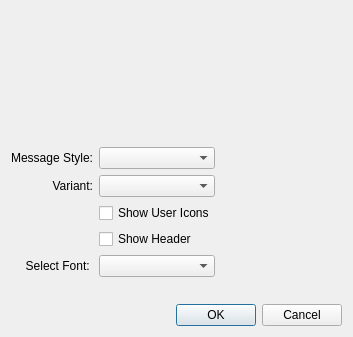
<?xml version="1.0" encoding="UTF-8"?>
<ui version="4.0">
 <class>ChatWindowConfig</class>
 <widget class="QDialog" name="ChatWindowConfig">
  <property name="geometry">
   <rect>
    <x>0</x>
    <y>0</y>
    <width>353</width>
    <height>337</height>
   </rect>
  </property>
  <property name="windowTitle">
   <string>Telepathy Chat Window Config</string>
  </property>
  <layout class="QVBoxLayout" name="verticalLayout">
   <item>
    <widget class="AdiumThemeView" name="chatView" native="true">
     <property name="minimumSize">
      <size>
       <width>0</width>
       <height>130</height>
      </size>
     </property>
    </widget>
   </item>
   <item>
    <layout class="QHBoxLayout" name="horizontalLayout">
     <item>
      <layout class="QGridLayout" name="gridLayout">
       <item row="0" column="1">
        <widget class="KComboBox" name="styleComboBox"/>
       </item>
       <item row="0" column="0">
        <widget class="QLabel" name="label_3">
         <property name="text">
          <string>Message Style:</string>
         </property>
         <property name="alignment">
          <set>Qt::AlignRight|Qt::AlignTrailing|Qt::AlignVCenter</set>
         </property>
         <property name="buddy">
          <cstring>styleComboBox</cstring>
         </property>
        </widget>
       </item>
       <item row="1" column="1">
        <widget class="KComboBox" name="variantComboBox"/>
       </item>
       <item row="1" column="0">
        <widget class="QLabel" name="label_4">
         <property name="text">
          <string>Variant:</string>
         </property>
         <property name="alignment">
          <set>Qt::AlignRight|Qt::AlignTrailing|Qt::AlignVCenter</set>
         </property>
         <property name="buddy">
          <cstring>variantComboBox</cstring>
         </property>
        </widget>
       </item>
       <item row="2" column="1">
        <widget class="QCheckBox" name="checkBox">
         <property name="text">
          <string>Show User Icons</string>
         </property>
        </widget>
       </item>
       <item row="3" column="1">
        <widget class="QCheckBox" name="showHeader">
         <property name="text">
          <string>Show Header</string>
         </property>
        </widget>
       </item>
       <item row="4" column="0">
        <widget class="QLabel" name="label">
         <property name="text">
          <string>Select Font: </string>
         </property>
         <property name="alignment">
          <set>Qt::AlignRight|Qt::AlignTrailing|Qt::AlignVCenter</set>
         </property>
        </widget>
       </item>
       <item row="4" column="1">
        <widget class="KFontComboBox" name="kfontcombobox"/>
       </item>
      </layout>
     </item>
     <item>
      <spacer name="horizontalSpacer">
       <property name="orientation">
        <enum>Qt::Horizontal</enum>
       </property>
       <property name="sizeHint" stdset="0">
        <size>
         <width>40</width>
         <height>20</height>
        </size>
       </property>
      </spacer>
     </item>
    </layout>
   </item>
   <item>
    <spacer name="verticalSpacer">
     <property name="orientation">
      <enum>Qt::Vertical</enum>
     </property>
     <property name="sizeHint" stdset="0">
      <size>
       <width>20</width>
       <height>13</height>
      </size>
     </property>
    </spacer>
   </item>
   <item>
    <widget class="QDialogButtonBox" name="buttonBox">
     <property name="orientation">
      <enum>Qt::Horizontal</enum>
     </property>
     <property name="standardButtons">
      <set>QDialogButtonBox::Cancel|QDialogButtonBox::Ok</set>
     </property>
    </widget>
   </item>
  </layout>
 </widget>
 <customwidgets>
  <customwidget>
   <class>KFontComboBox</class>
   <extends>KComboBox</extends>
   <header>kfontcombobox.h</header>
  </customwidget>
  <customwidget>
   <class>KComboBox</class>
   <extends>QComboBox</extends>
   <header>kcombobox.h</header>
  </customwidget>
  <customwidget>
   <class>AdiumThemeView</class>
   <extends>QWidget</extends>
   <header>adiumthemeview.h</header>
   <container>1</container>
  </customwidget>
 </customwidgets>
 <resources/>
 <connections>
  <connection>
   <sender>buttonBox</sender>
   <signal>accepted()</signal>
   <receiver>ChatWindowConfig</receiver>
   <slot>accept()</slot>
   <hints>
    <hint type="sourcelabel">
     <x>248</x>
     <y>254</y>
    </hint>
    <hint type="destinationlabel">
     <x>157</x>
     <y>274</y>
    </hint>
   </hints>
  </connection>
  <connection>
   <sender>buttonBox</sender>
   <signal>rejected()</signal>
   <receiver>ChatWindowConfig</receiver>
   <slot>reject()</slot>
   <hints>
    <hint type="sourcelabel">
     <x>316</x>
     <y>260</y>
    </hint>
    <hint type="destinationlabel">
     <x>286</x>
     <y>274</y>
    </hint>
   </hints>
  </connection>
 </connections>
</ui>
